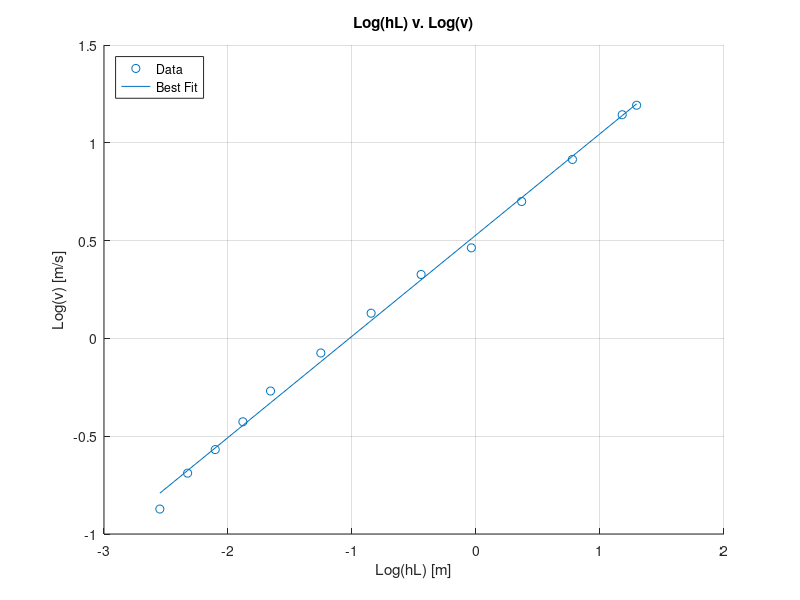
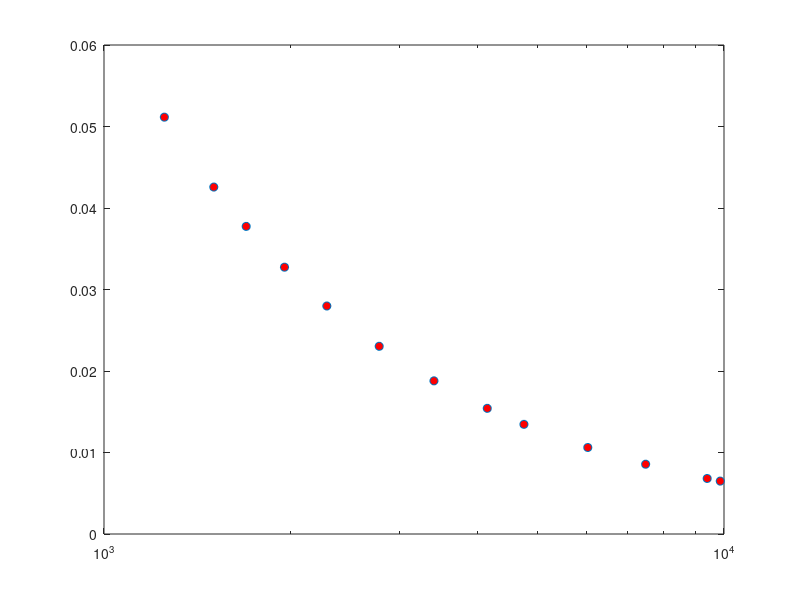

The MATLAB source for these figures, in order: (Note: this script raises an error after producing the figures.)
% ------------------------------------------
% 
% AE341 Lab 4 - Wyatt Welch
%
% ------------------------------------------

%clc, clear all

% Data Gathered

v1 = [.1 .15 .15 .15 .25 .25 .4 .4 .4 .6 .6 .8 .8] / 1e3; % m^3
v2 = [.15 .25 .25 .25 .4 .4 .6 .6 .6 .9 .9 1  1] / 1e3; % m^3
t1 = [33.7 42.4 37.2 32.6 46.2 37.9 49.7 40.5 ...
        35.7 42.1 33.8 35.9 34.4]; % s
t2 = [51.0 70.2 62.9 54.0 74.2 61.3 74.7 61.7 ...
        53.3 63.3 51.3 45.3 42.9]; % s
hl = [78.1 97.7 122.1 152.6 190.7 286.1 429.2   ...
        642.3 963.4 1445.2 2176.7 3251.6 3652.3] / 1e3; %m

mu = 1e-3;
d = .003;
A = 7.06858e-6; 
rho = 998;
Length = .524;

% Calculate Re, f

Q1 = v1 ./ t1; % m^3/s
Q2 = v2 ./ t2; % m^3/s
Qa = .5 * (Q1 + Q2); % m^3/s

v = Qa ./ A; % m/s

Re_d = (rho * v * d) / mu;
f_d = 64 ./ Re_d;

% Head Loss v Velocity Log-Log Graph

xsum = -9.4723;
ysum = 1.9694;
xmean = -.7286;
ymean = .1515;
SS = 21.9992;
SP = 11.3888;
bfit = SP/SS;
afit = ymean - bfit * xmean;
yfit = bfit * log(hl) + afit;

figure()
scatter(log(hl), log(v))
hold on, grid on
plot (log(hl),yfit)
xlabel('Log(hL) [m]')
ylabel('Log(v) [m/s]')
title('Log(hL) v. Log(v)')
legend('Data', 'Best Fit', 'Location', 'northwest')



% PLOTTING MOODY DIAGRAM

figure()
x = [-1.21 -1.23 -1.17 -1.12 -1.05 -1.05 -0.95 -0.87  ...
        -0.77 -0.68 -0.61 -0.47 -0.27];
y = [-0.493 -0.512 -0.451 -0.406 -0.326 -0.326 -0.229 ...
        -0.150 -0.053 0.037 0.109 0.248 0.452];
N = length(x);

% Correlation Coefficient
correlation = (N * sum(x .* y) - sum(x) * sum(y)) / ...
    (sqrt(N * sum(x .^ 2) - sum(x) ^ 2) * ...
    sqrt(N * sum(y .^ 2) - sum(y) ^ 2));
disp(correlation);

% Relative Wall Roughness
e_D = [0 2e-4 5e-4 0.001 0.002 0.005 0.01 0.015 0.02 ...
        0.03 0.04 0.05];
L = length(e_D);

% Re Range
a = 2;
k = 3;
Re = [];
while k < 8.5
    Re = [Re, a * 10^k];
    a = a + 1;
    if a == 10
        a = 1;
        k = k + 1;
    end
end
N = length(Re);
f = zeros(1, N); 

% Experimental
Re_data = Re_d;
f_data = f_d;
H1 = semilogx(Re_data, f_data, 'o', 'MarkerFaceColor', 'r'); % Experimental points
hold on

% Fit experimental Colebrook-White function
x1 = f_data;
y1 = Re_data;
func = @(p, x) 9.35 ./ (sqrt(x) .* (-p + sqrt(10 .^ (1.14 - 1 ./ sqrt(x)))));
P = fminsearch(@(p) norm(y1 - func(p, x1)), 0.01);

f3 = zeros(1, N);
syms x
for i = 1:N
    equation3 = (1 / sqrt(x)) - 1.14 + 2 * log10(P + 9.35 / (Re(i) * sqrt(x))) == 0;
    f3(i) = solve(equation3, x);
end
roughness = string(P);
H2 = semilogx(Re, f3, 'k', 'linewidth', 3); % Fitting curve
hold on

% Calculate friction factors for Moody Diagram
for k = 1:L
    for i = 1:N
        equation = (1 / sqrt(x)) - 1.14 + 2 * log10(e_D(k) + 9.35 / (Re(i) * sqrt(x))) == 0;
        f(i) = solve(equation, x);
    end
    semilogx(Re, f, 'linewidth', 1.5);
    hold on
    grid on
    if e_D(k) == 0
        txt = strcat('Smooth pipe: e/D =', string(e_D(k)));
        text(2 * 1e9, f(end), txt, 'FontSize', 10);
    else
        txt = strcat('e/D =', string(e_D(k)));
        text(2 * 1e9, f(end), txt, 'FontSize', 10);
    end
end

% Plot friction factor for laminar flow
Re_lam = 600:1400:2000;
f_lam = 64 ./ Re_lam;
semilogx(Re_lam, f_lam, '-ko', 'linewidth', 2);
text(1000, 0.095, 'f=64/Re Laminar flow', 'FontSize', 10);

% Transition region
yl = [0.03 0.09];
xl = [2000 3000];
xBox = [xl(1), xl(1), xl(2), xl(2), xl(1)];
yBox = [yl(1), yl(2), yl(2), yl(1), yl(1)];
patch(xBox, yBox, 'black', 'FaceColor', '#525260', 'FaceAlpha', 0.1);
text(3e3, 0.08, '\leftarrow Transition Region');

% Adjustments
xlim([100 7e10]);
ylim([0 0.1]);
xlabel('\textbf{\emph Re}', 'fontsize', 16, 'Interpreter', 'latex');
ylabel('\textbf{\emph f}', 'fontsize', 16, 'Interpreter', 'latex');
title('\textbf{Moody Diagram}', 'fontsize', 16, 'Interpreter', 'latex');
legend([H1, H2], ['Experimental data', strcat('Fitted data & roughness =', roughness)])

